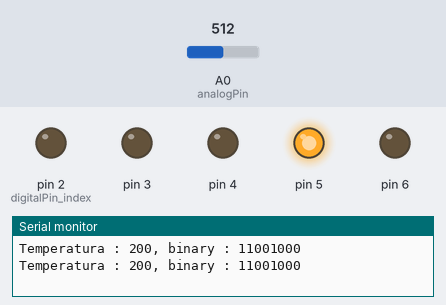
Simulated run of this sketch. Board: Arduino Uno, built with avr-gcc and run on an emulated ATmega328P. Parts: output pins drawn as LEDs (lit = HIGH), the last lines printed to the serial monitor. The inputs (shaded band) are chosen by the test bench; at power-on: A0 (analogPin) = 512. At 60.8 s the program stops and its outputs stay as they are.

Above: at 10.8 s.
10.9 s: A0 (analogPin) set to 515
At 20.9 s:
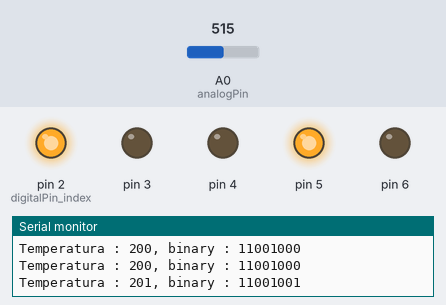
21.5 s: A0 (analogPin) set to 511
At 30.9 s:
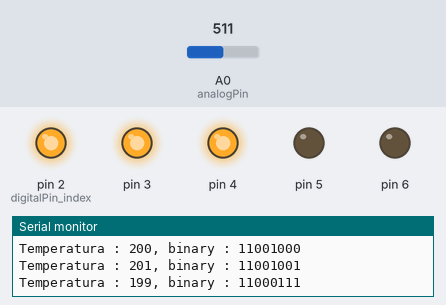
31.5 s: A0 (analogPin) set to 306
At 41.0 s:
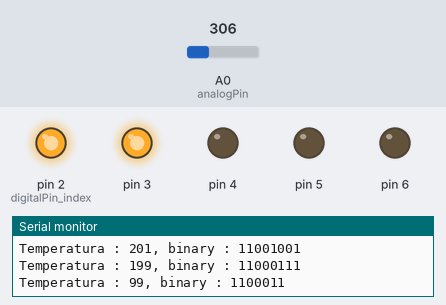
41.5 s: A0 (analogPin) set to 305
At 51.0 s:
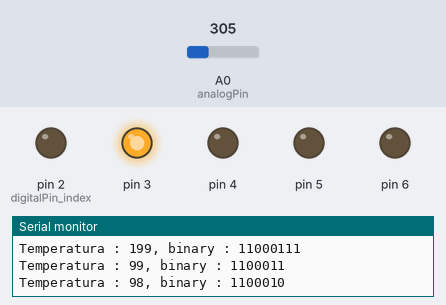
51.5 s: A0 (analogPin) set to 0
At 61.0 s:
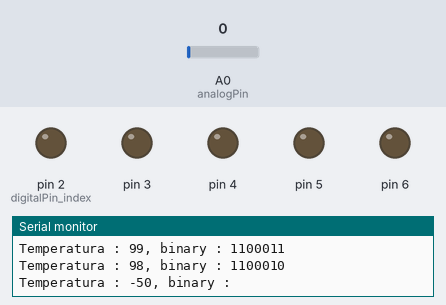
Timing chart, 0 to 62.3 s (numbered marks = the images above; inputs shaded):
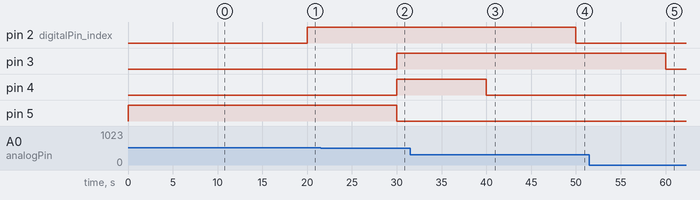

The sketch:

temperatura_binary.ino
```cpp
#include <string.h>
const int analogPin = A0;

void setup_digital_pins(){
  for(int i=2;i<7;i++){
    pinMode(i,OUTPUT);
  }
}

String reverse_string(String value){
  String output = "";
  for(int i=value.length()-1;i>=0;i--){
      output += value[i];
  }
  return output;
}

String convert_dec_to_binary(int value){
  String binary_val = "";

  while(value != 1){
    if(value % 2 == 0){
      binary_val += "0";
    }
    else{
      binary_val += "1";
    }
    value = value / 2;
  }
  binary_val += "1";
  String output = reverse_string(binary_val);
  return output;
}

void set_digital_to_low(){
  for(int i=2;i<7;i++){
    digitalWrite(i,LOW);
  }
}

void show_temperature(String value_in_binary){
  int digitalPin_index = 2;
  for(int i=value_in_binary.length()-1;i>=0;i--){
    if(value_in_binary[i] == '1'){
      digitalWrite(digitalPin_index,HIGH);
    }
    digitalPin_index+=1;
  }
}

void setup() {
  Serial.begin(9600);
  setup_digital_pins();
}

void loop() {
  set_digital_to_low();
  int sensorVal=analogRead(analogPin);

  float voltage = (sensorVal/1024.0)*5.0;

  int temperature=(voltage-.5)*100;
  Serial.println("");
  Serial.print("Temperatura : ");
  Serial.print(temperature);
  Serial.print(", binary : ");

  String binary = convert_dec_to_binary(temperature);
  Serial.print(binary);

  show_temperature(binary);

  delay(10000);
}
```

Measured:
- the behaviour switches between 514 and 515 on A0 (analogPin) (found by bisection; images 0 and 1)
- the behaviour switches between 306 and 305 on A0 (analogPin) (found by bisection; images 3 and 4)
- after the input at 10.9 s, pin 2 (digitalPin_index): LOW → HIGH after 9.1 s
- after the input at 21.5 s, pin 3, pin 4: LOW → HIGH after 8.5 s; pin 5: HIGH → LOW after 8.5 s
- after the input at 31.5 s, pin 4: HIGH → LOW after 8.5 s
- after the input at 41.5 s, pin 2 (digitalPin_index): HIGH → LOW after 8.5 s
- after the input at 51.5 s, pin 3: HIGH → LOW after 8.5 s
